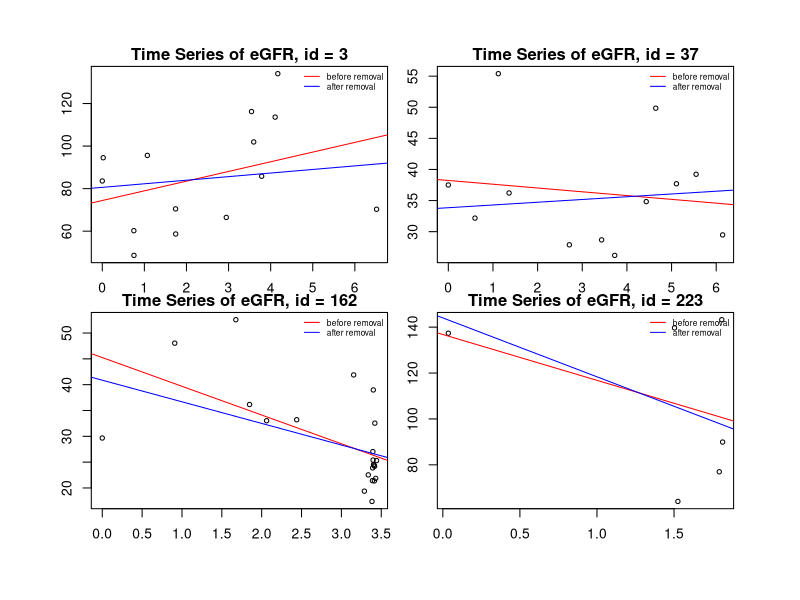
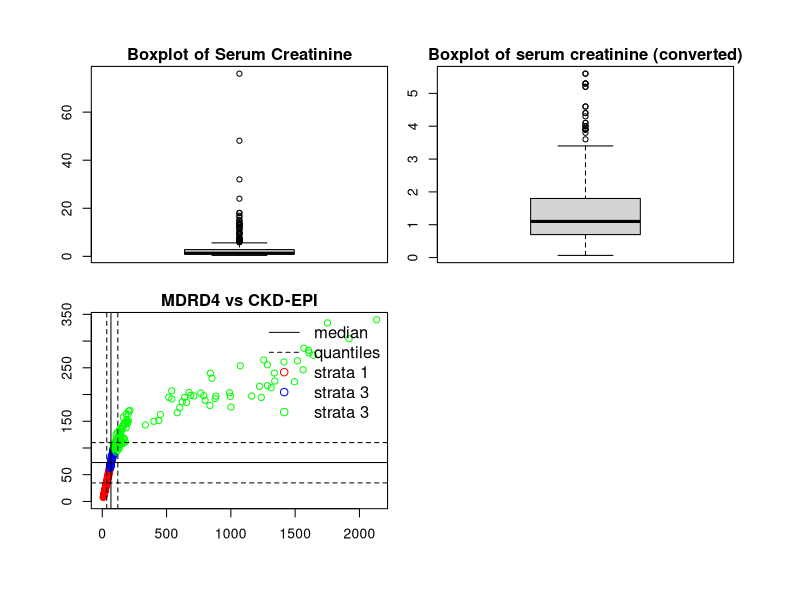
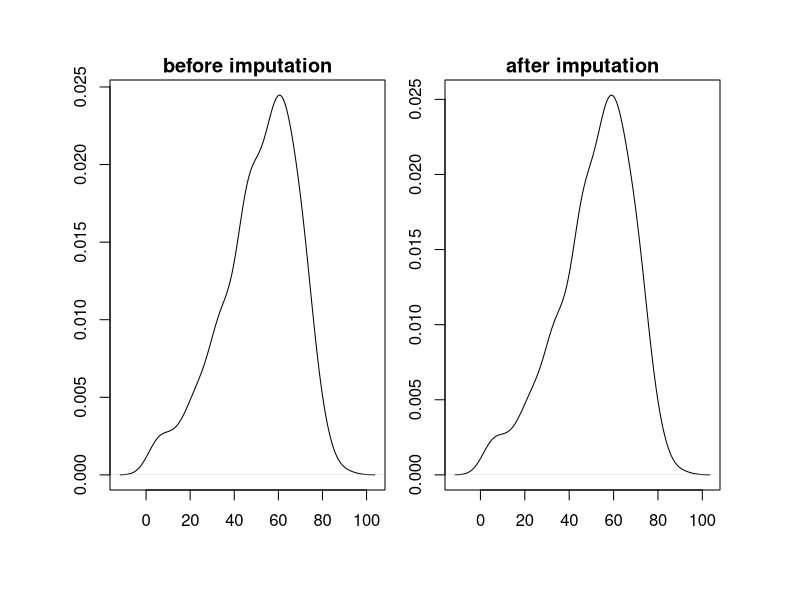
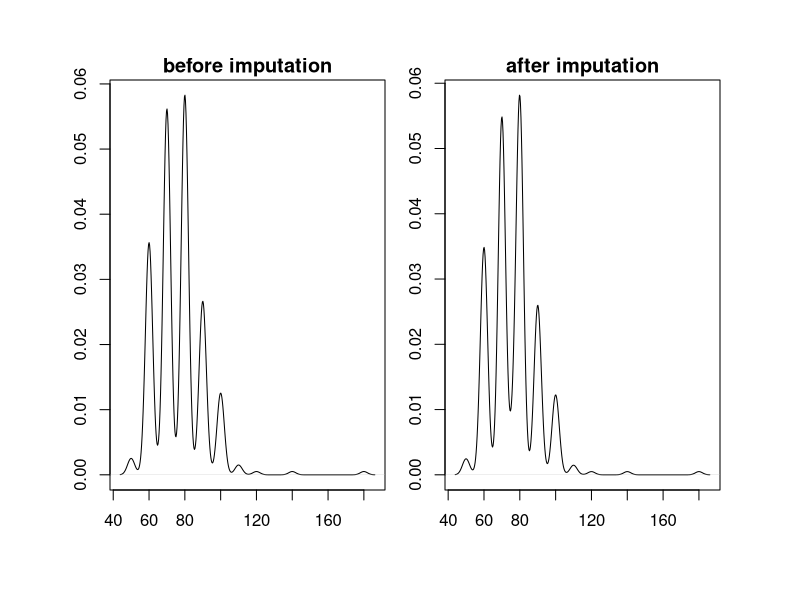
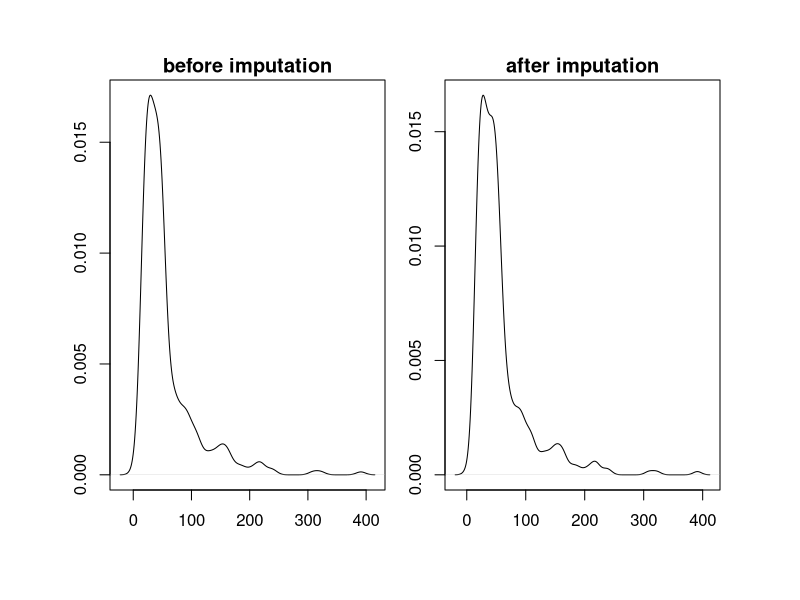
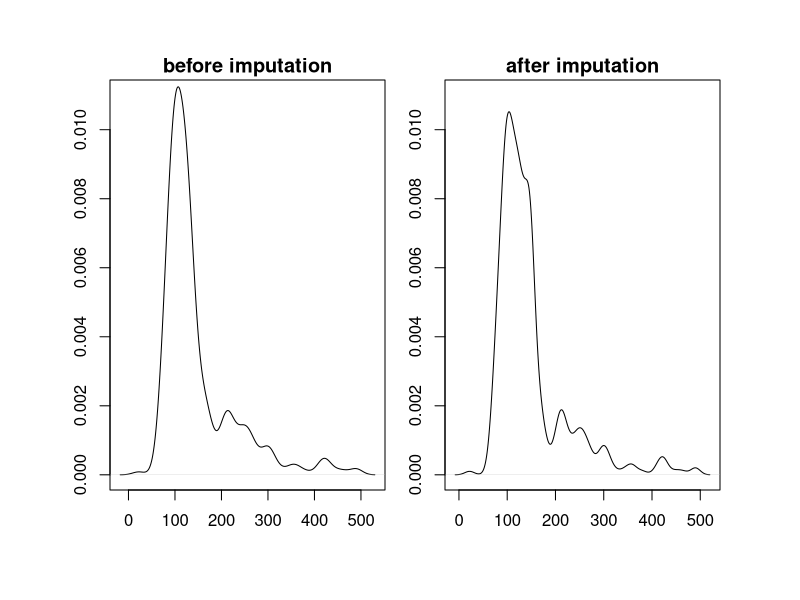
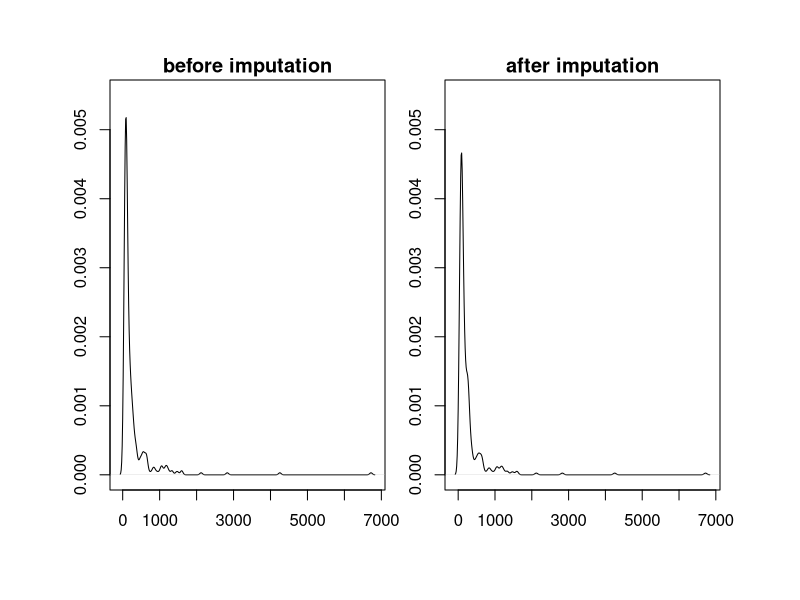
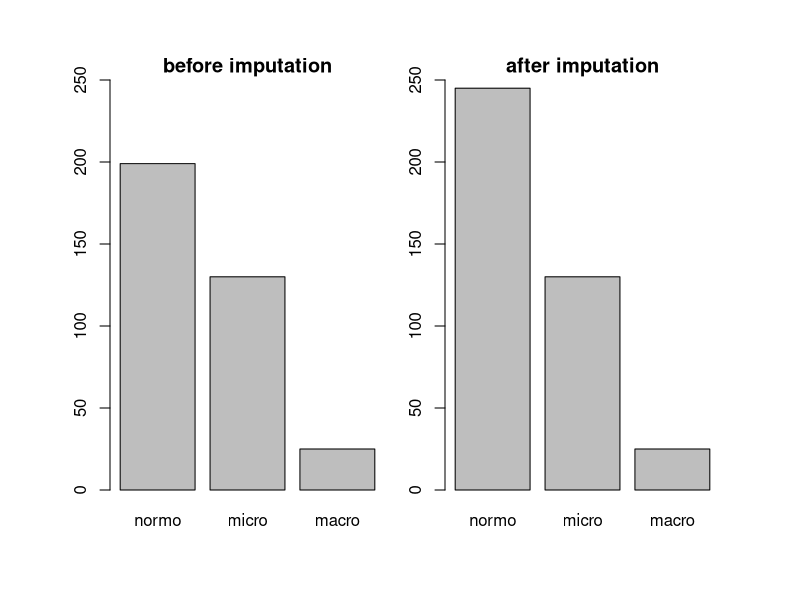

The R source for these figures, in order:
## ---- chunk 1
#add all your packages here
Sys.setlocale("LC_ALL", "English")
library(data.table)
library(dplyr)
library(kableExtra)
library(pROC)
library(caret)
## ---- chunk 2
longegfr1.dt <- fread("data_assignment1/longegfr1.csv")
longegfr2.dt <- fread("data_assignment1/longegfr2.csv")
#merging two dataset by id and follow-up years
longeGFR.dt <- merge(longegfr1.dt, longegfr2.dt, by.x = c('id', 'fu.years'),
                  by.y = c('ID','fu.years')) %>% .[order(id,fu.years)]
kable(head(longeGFR.dt, 10), caption = "Longitudinal eGFR of 250 patients") |> 
  kable_styling(full_width = F, position = "center", latex_options = "hold_position")
## ---- chunk 3
#Computing the average eGFR and length of follow-up for each patient
longeGFR.dt[, c('avg.egfr', 'max.fu.years') := 
           .(mean(egfr, na.rm = T), max(fu.years, na.rm = T)), 
         by = id]
mean.length.eGFR <- data.table(id = unique(longeGFR.dt[,id]), 
                               avg.eGFR = unique(longeGFR.dt[,avg.egfr]),
                    length.fu.years = unique(longeGFR.dt[,max.fu.years]))
kable(head(mean.length.eGFR, 10), 
      caption = "average eGFR and length of follow-up of 250 patients") |> 
  kable_styling(full_width = F, position = "center", latex_options = "hold_position")
#Tabulating the number of patients with average eGFR in the given ranges
rangeGFR <- table(cut(mean.length.eGFR$avg.eGFR, 
                      c(0,15,30,60,90, max(longeGFR.dt$egfr , na.rm=TRUE))))
kable(t(rangeGFR), caption = "Number of patients with average eGFR") |> 
  kable_styling(full_width = F, position = "center", latex_options = "hold_position")
#Counting the number of patients with missing average eGFR
cat("number of patients with missing average eGFR:",
    sum(is.na(longeGFR.dt$avg.egfr)))
## ---- chunk 4
#Tabulating patients with average eGFR in the (90, max(eGFR)) range
hi.egfr.dt <- longeGFR.dt[!(is.na(egfr)), 'num.fu' := length(egfr), by = id] %>%
  #Computing the average eGFR & the time of last eGFR recording by id
                      .[(avg.egfr > 90) & (fu.years==max.fu.years),
  #Setting orders given by the question
                        .(id, sex, baseline.age, avg.egfr, max.fu.years, num.fu)]
summary(hi.egfr.dt)
## ---- chunk 5
patients <- c(3, 37, 162, 223)

par(mfrow=c(2,2), mar = c(1.5,1.5,1.5,1.5), oma = c(4,4,2.5,2.5))
for (i in patients){
  data.i <- longeGFR.dt[id==i,]
  #fitting the time series of eGFR of each patient
  fit1 <-lm(egfr ~ fu.years, data = data.i)
  data.i.new <- data.i %>% 
    #arranging by ascending order to find the minima and maxima
    arrange(egfr) %>% na.omit() %>%
    #removing the two extreme values
    slice(2:(n() - 1))
  #fitting the time series of eGFR after removal of extremas
  fit2 <- lm(egfr ~ fu.years, data = data.i.new)
  conf.interval <- data.frame(confint(fit1)["fu.years",], 
                              confint(fit2)["fu.years",])
  cat("95% confidence interval of fit1 and fit2 when id =", i, "\n")
  print(conf.interval)
  plot(egfr ~ fu.years, data = data.i, 
       main = paste("Time Series of eGFR, id =", i), cex = 0.7)
  abline(fit1, col = "red")
  abline(fit2, col = "blue")
  legend("topright", legend = c("before removal", "after removal"),
         col = c("red", "blue"), lty = 1, cex = 0.6, bty = "n")
}
## ---- chunk 6
scr.dt <- fread('data_assignment1/scr.csv')
## ---- chunk 7
summary(scr.dt$scr)
boxplot(scr.dt$scr, main = "Boxplot of Serum Creatinine", xlab = "SCR")
scr.iqr <- IQR(scr.dt$scr, na.rm = T)
cat("The inter-quartile range is ", scr.iqr)
scr.q3 <-  quantile(scr.dt$scr, 0.75, na.rm = T)
## ---- chunk 8
scr.dt[, 'scr2' := ifelse(scr > scr.q3 + 1.5*scr.iqr, scr/88.42, scr)]
summary(scr.dt$scr2)

boxplot(scr.dt$scr2, main = "Boxplot of serum creatinine (converted)")
## ---- chunk 9
#computing MDRD4
#removing missing values
scr.mdrd <- scr.dt %>% copy() %>% #na.omit() %>%
  #equating into the equation
  .[, mdrd4:= 175 * scr2^(-1.154) * age^(-0.203)] %>%
  #special case for sex = Female
  .[, mdrd4:= ifelse(sex == "Female", mdrd4 * 0.742, mdrd4)] %>%
  #special case for ethnic = Black
  .[, mdrd4:= ifelse(ethnic == "Black", mdrd4 * 1.212, mdrd4)]
kable(head(scr.mdrd, 15), caption = "MDRD4 Calculation based on New SCR") |> 
  kable_styling(full_width = F, position = "center", latex_options = "hold_position")
## ---- chunk 10
#computing CKD_EPI
#removing missing values
scr.ckd <- scr.dt %>% copy() %>% #na.omit() %>%
  #computing the kappa for min and max
  .[, kappa := ifelse(sex=="Female", scr2/0.7, scr2/0.9)] %>%
  .[, minkappa := ifelse(kappa < 1, kappa, 1)] %>%
  .[, maxkappa := ifelse(kappa > 1, kappa, 1)] %>%
  #equating to the equation based on sex
  .[, ckd.epi := ifelse(sex=="Female",
    141 * (minkappa^(-0.329)) * (maxkappa^(-1.209)) * 
      0.993^(age) * 1.018, 
    141 * (minkappa^(-0.411)) * (maxkappa^(-1.209)) *
      0.993^(age))] %>%
  #special case for ethnic = Black
  .[, ckd.epi:= ifelse(ethnic == "Black", ckd.epi*1.159, ckd.epi)]
kable(head(scr.ckd, 15), caption = "CKD-EPI Calculation based on New SCR") |> 
  kable_styling(full_width = F, position = "center", latex_options = "hold_position")
## ---- chunk 11
#Addding MDRD4 and CKD-EPI values 
scr.dt <- scr.dt %>% .[, mdrd4 := scr.mdrd$mdrd4] %>%
  .[, ckd.epi := scr.ckd$ckd.epi]
#defining a function that calculates the statistics between MDRD4 and CKD-EPI
two.egfr <- function(dataset, range=""){
  vals <- with(dataset, t(c(mdrd.mean = mean(mdrd4, na.rm = T),
                          mdrd.sd = sd(mdrd4, na.rm = T),
                          ckdepi.mean = mean(ckd.epi, na.rm = T),
                          ckdepi.sd = sd(ckd.epi, na.rm = T),
                          correlation = cor(mdrd4, ckd.epi,
                                            use = 'complete.obs'))))

  kable(data.frame(round(vals,2)), 
        caption = paste("Statistics of MDRD4 and CKD-EPI", range)) |> 
    kable_styling(full_width = F, position = "center", latex_options = "hold_position")
}

two.egfr(scr.dt)
## ---- chunk 12
two.egfr(scr.dt[mdrd4 <= 60], "(0, 60)")
two.egfr(scr.dt[mdrd4 > 60 & mdrd4 <= 90], "(60, 90)")
two.egfr(scr.dt[mdrd4 >= 90], "(> 90)")
## ---- chunk 13
#computing the quantiles for MDRD4
scr.dt <- scr.dt %>% na.omit()
firstmdrd <- quantile(scr.dt$mdrd4)[2]
secondmdrd <- quantile(scr.dt$mdrd4)[3]
thirdmdrd <- quantile(scr.dt$mdrd4)[4]
#computing the quantiles for CKD-EPI
firstckd <- quantile(scr.dt$ckd.epi)[2]
secondckd <- quantile(scr.dt$ckd.epi)[3]
thirdckd <- quantile(scr.dt$ckd.epi)[4]
#scatter plot of MDRD vs CKD-EPI by strata
plot(scr.dt[mdrd4 <= 60]$mdrd4, scr.dt[mdrd4 <= 60]$ckd.epi,
     main = "MDRD4 vs CKD-EPI", xlab="MDRD4", ylab = "CKD-EPI", col = "red", 
     xlim = c(0, max(scr.dt$mdrd4)), ylim =c(0, max(scr.dt$ckd.epi)))
points(scr.dt[mdrd4 > 60 & mdrd4 <= 90]$mdrd4, 
       scr.dt[mdrd4 > 60 & mdrd4 <= 90]$ckd.epi, col="blue")
points(scr.dt[mdrd4 > 90]$mdrd4, scr.dt[mdrd4 > 90]$ckd.epi, col="green")
#adding the quantiles of MDRD4
abline(v = c(firstmdrd, secondmdrd, thirdmdrd), lty=c(2,1,2))
#adding the quantiles of CKD-EPI
abline(h = c(firstckd, secondckd, thirdckd), lty=c(2,1,2))
legend("topright", legend = c("median", "quantiles", "strata 1",
                            "strata 3", "strata 3"), 
         lty = c(1,2, NA, NA, NA), pch = c(NA, NA, 1,1,1), xpd = TRUE,
         col = c("black", "black", "red", "blue", "green"), cex = 1.2, bty = "n")
## ---- chunk 14
cohort <- fread('data_assignment1/cohort.csv', stringsAsFactors = F)
#setting albumin as factor
cohort$albumin <- factor(cohort$albumin, levels = c("normo", "micro","macro"))
link <- fread('data_assignment1/linker.csv', stringsAsFactors = F)
lab1 <- fread('data_assignment1/lab1.csv', stringsAsFactors = F)
#merging cohort.csv and link.csv first
cohort.dt <- merge(cohort, link)
#merging lab1 by LABID
diab.dt <- merge(cohort.dt, lab1, by = 'LABID')
#Performing assertive check
assertcheck <- c(all(diab.dt$id %in% link$id),
                 all(diab.dt$id %in% cohort$id),
                 #assertive check of the year of birth field
                 all(diab.dt$yob.x %in% cohort$yob),
                 all(diab.dt$yob.y %in% cohort$yob),
                 all(diab.dt$yob.x %in% lab1$yob),
                 all(diab.dt$yob.y %in% lab1$yob),
                 #assertive check of the LABID field
                 all(diab.dt$LABID %in% lab1$LABID),
                 all(diab.dt$LABID %in% link$LABID))
cat("Out of 8 assertive checks, we have", sum(assertcheck), "passed")
## ---- chunk 15
#removing yob.y
diab.dt$yob.y <- NULL
setnames(diab.dt, 'yob.x', 'yob')
diab.dt <- diab.dt[,-1]
kable(head(diab.dt, 10), caption = "Complete Diabetes Dataset") |> 
  kable_styling(full_width = F, position = "center", latex_options = "hold_position")
## ---- chunk 16
impute.to.mean <- function(x) {
                      # only apply to numeric/integer columns
                      if (is.numeric(x) || is.integer(x)){
                        # find which values are missing
                        na.idx <- is.na(x)
                        # replace NAs with the median computed over the observed values
                        x[na.idx] <- mean(x, na.rm=TRUE)
                      }
                      else {
                        na.idx <- is.na(x)
                        uniqx <- unique(x)
                        # replace NAs with the mode computed over the observed values
                        x[na.idx] <- uniqx[which.max(tabulate(match(x, uniqx)))]
                      }
                      # return the vector with imputed values
                      return(x)
}
numcols <- c('age', 'bp','urea','creatinine','glucose', 'albumin')
diab.dt.imputed <- diab.dt %>% copy() %>%
                        .[, age := ifelse(is.na(age), 2023 - yob, as.numeric(age))] %>%
                        .[,(numcols):=lapply(.SD, impute.to.mean),.SDcols = numcols]

kable(head(diab.dt.imputed, 15), caption = "Diabetes after Imputation") |> 
  kable_styling(full_width = F, position = "center", latex_options = "hold_position")
## ---- chunk 17
#Before Imputation
summary(diab.dt[, .SD, .SDcols = numcols])
#After Imputation
summary(diab.dt.imputed[, .SD, .SDcols = numcols])
## ---- chunk 18
par(mfrow=c(1, 2))
plot(density(diab.dt$age, na.rm = T), main = "before imputation", xlab = "age")
plot(density(diab.dt.imputed$age), main = "after imputation", xlab = "age")
## ---- chunk 19
par(mfrow=c(1, 2))
plot(density(diab.dt$bp, na.rm = T), main = "before imputation", xlab = "Blood Pressure")
plot(density(diab.dt.imputed$bp), main = "after imputation", xlab = "Blood Pressure")
## ---- chunk 20
par(mfrow=c(1, 2))
plot(density(diab.dt$urea, na.rm = T), main = "before imputation", xlab = "Urea")
plot(density(diab.dt.imputed$urea), main = "after imputation", xlab = "Urea")
## ---- chunk 21
par(mfrow=c(1, 2))
plot(density(diab.dt$glucose, na.rm = T), main = "before imputation",
     xlab = "Glucose", ylim=c(0,0.011))
plot(density(diab.dt.imputed$glucose), main = "after imputation",
     xlab = "Glucose", ylim=c(0,0.011))
## ---- chunk 22
par(mfrow=c(1, 2))
plot(density(diab.dt$creatinine, na.rm = T), main = "before imputation",
     xlab = "Creatinine", ylim = c(0, 0.0055))
plot(density(diab.dt.imputed$creatinine), main = "after imputation",
     xlab = "Creatinine", ylim = c(0, 0.0055))
## ---- chunk 23
par(mfrow=c(1, 2))
plot(na.omit(diab.dt$albumin), main = "before imputation",
     xlab = "Albumin", ylim = c(0, 250))
plot(diab.dt.imputed$albumin, main = "after imputation",
     xlab = "Albumin", ylim = c(0, 250))
## ---- chunk 24
par(mfrow=c(1, 2))
plot(factor(na.omit(diab.dt$diabetes)), main = "before imputation", xlab = "Diabetes")
plot(factor(diab.dt.imputed$diabetes), main = "after imputation", xlab = "Diabetes")
## ---- chunk 25
#computing the boxplot of diabetes against each continuous variables
par(mfrow=c(1, 5))
boxplot(age ~ diabetes, data = diab.dt.imputed, main = "Age")
boxplot(bp ~ diabetes, data = diab.dt.imputed, main = "BloodPressure")
boxplot(urea ~ diabetes, data = diab.dt.imputed, main = "Urea")
boxplot(creatinine ~ diabetes, data = diab.dt.imputed, main = "Creatinine")
boxplot(glucose ~ diabetes, data = diab.dt.imputed, main = "Glucose")
kable(table(diab.dt[,albumin,diabetes]), caption = "Albumin stratified by Diabetes") |> 
  kable_styling(full_width = F, position = "center", latex_options = "hold_position")

#removing the outlier in creatinine
par(mfrow=c(1, 1))
boxplot(creatinine ~ diabetes, 
        data = diab.dt.imputed[diab.dt.imputed$creatinine<1500], 
        main = "Creatinine (removed)")
## ---- chunk 26
#removing NA values
diab.dt.imputed <- diab.dt.imputed[!is.na(diabetes),]
#fitting logistic regression with 2variables
#response variable : diabetes
#explanatory variables : glucose and urea
diab.regr.1 <- glm(diabetes ~ glucose + urea, 
                data = diab.dt.imputed, family='binomial')
summary(diab.regr.1)
oddsratio.1 <- suppressMessages(exp(confint(diab.regr.1)))
kable(oddsratio.1, caption = "Confidence Interval of Odd Ratios") |> 
  kable_styling(full_width = F, position = "center", latex_options = "hold_position")
## ---- chunk 27
#fitting logistic regression with 3 variables
#response variable : diabetes
#explanatory variables : glucose, urea and age
diab.regr.2 <- glm(diabetes ~ glucose + urea + age, 
                data = diab.dt.imputed, family='binomial')
summary(diab.regr.2)
oddsratio.2 <- suppressMessages(exp(confint(diab.regr.2)))
kable(oddsratio.2, caption = "Confidence Interval of Odd Ratios") |> 
  kable_styling(full_width = F, position = "center", latex_options = "hold_position")
## ---- chunk 28
#testing the goodness of fit by deriving p-value
gof.1 <- pchisq(diab.regr.1$null.deviance - diab.regr.1$deviance, 
               df = 2, lower.tail = FALSE)
#testing the goodness of fit by deriving p-value
gof.2 <- pchisq(diab.regr.2$null.deviance - diab.regr.2$deviance, 
               df = 3, lower.tail = FALSE)
#Performing likelihood ratio test
lrt <- pchisq(diab.regr.1$deviance - diab.regr.2$deviance, 
                df = 1, lower.tail=FALSE)
df.test <- data.frame(t(c(gof.1, gof.2, lrt)))
colnames(df.test) <- c("gof.1", "gof.2", "lrt")
kable(df.test, caption = "Likelihood Ratio Test of Models", digits = c(32, 37, 9)) |> 
  kable_styling(full_width = F, position = "center", latex_options = "hold_position")
## ---- chunk 29
#computing the predicted values for both fits
diabetes.pred1 <- predict(diab.regr.1)
diabetes.pred2 <- predict(diab.regr.2)
#Computing the ROC Curve for the 2 models
suppressMessages(invisible({
  roc(diab.dt.imputed$diabetes, diabetes.pred1, plot = TRUE,
    xlim = c(0,1), col = "red")
  roc(diab.dt.imputed$diabetes, diabetes.pred2, plot = TRUE, 
      add = TRUE, col = "blue")
  legend("bottomleft", legend = c("without third variable", "with third variable"),
          col = c("red", "blue"), lty = 1, cex = 0.8, bty = "n")
}))
## ---- chunk 30
#Extracting AUC values for both models
suppressMessages(invisible(
  df.roc <- data.frame(t(c(roc(diab.dt.imputed$diabetes, diabetes.pred1)$auc,
              roc(diab.dt.imputed$diabetes, diabetes.pred2)$auc)))
))
colnames(df.roc) <- c("Model 1", "Model 2")
kable(df.roc, caption = "AUC values for Model 1 and Model 2") |> 
  kable_styling(full_width = F, position = "center", latex_options = "hold_position")
## ---- chunk 31
#defining function to perform cross validation
glm.cv <- function(formula, data, folds) {
  #initialising list of list to store regression of each fold
  regr.cv <- NULL
  for (f in 1:length(folds)) {
    #computing logistic regression on the training set
    regr.cv[[f]] <- glm(formula, data = data[-folds[[f]], ],
                        family = "binomial")
  }
  #returning the regression outputs
  return(regr.cv)
}
## ---- chunk 32
#setting seed
set.seed(3)
#initialising number of folds
num.folds <- 10
folds <- createFolds(diab.dt.imputed$diabetes, k = num.folds)
## ---- chunk 33
suppressMessages({invisible({
  #storing the output of cross validation
  cv.m <- glm.cv(diabetes ~ glucose + urea + age, diab.dt.imputed, folds)
  #initialsing list of list to store prediced values of each fold
  pred.cv <- NULL
  #initalising list to store auc valude of each fold
  auc.cv <- numeric(num.folds)
  for(f in 1:num.folds) {
    test.idx <- folds[[f]]
    #computing the predicted values
    pred.cv[[f]] <- data.frame(obs = diab.dt.imputed$diabetes[test.idx],
                               pred = predict(cv.m[[f]], 
                                              newdata = diab.dt.imputed, 
                                              type = "response")[test.idx])
    #computing the auc value of fold
    auc.cv[f] <- roc(obs ~ pred, data = pred.cv[[f]])$auc
  }
})})
#computing the mean of AUC of the 10-folds cross validation
round(mean(auc.cv), 3)
